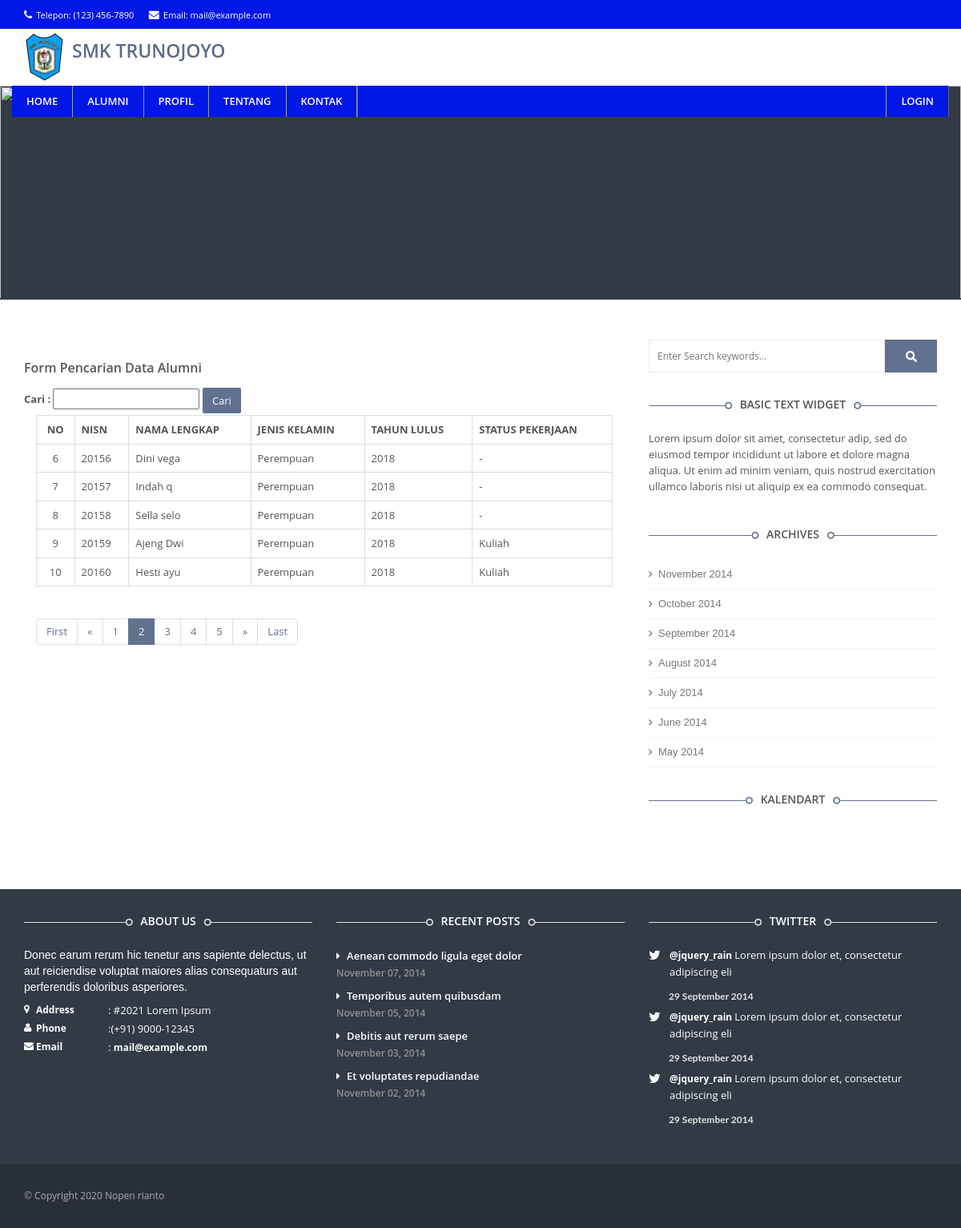
/alumni.php?page=2, run on the app's committed database.
### tables this page shows
CREATE TABLE `profil` (
  `ID_USER` int(11) NOT NULL,
  `NISN` int(11) NOT NULL,
  `id_status` int(11) NOT NULL,
  `NM_LENGKAP` varchar(100) DEFAULT NULL,
  `JENKEL` varchar(25) DEFAULT NULL,
  `TEMPAT_LAHIR` varchar(75) DEFAULT NULL,
  `TGL_LAHIR` date DEFAULT NULL,
  `ALAMAT` varchar(100) DEFAULT NULL,
  `NO_TELP` varchar(15) DEFAULT NULL,
  `NM_AYAH` varchar(100) DEFAULT NULL,
  `PEKERJAAN_AYAH` varchar(100) DEFAULT NULL,
  `NM_IBU` varchar(100) DEFAULT NULL,
  `PEKERJAAN_IBU` varchar(100) DEFAULT NULL,
  `THN_MASUK` varchar(15) DEFAULT NULL,
  `THN_LULUS` varchar(15) DEFAULT NULL,
  `NO_IJAZAH` varchar(25) DEFAULT NULL,
  `NO_SKHUN` varchar(25) DEFAULT NULL
);

CREATE TABLE `status_alumni` (
  `id_status` int(11) NOT NULL,
  `nama_status` varchar(100) NOT NULL
);

### alumni.php (the view, shortened to what this page needs)
<!DOCTYPE html>
<?php include "config/koneksi.php"; ?>
<html class="no-js" lang="en">
<head>
    <link rel="stylesheet" href="assets/css/bootstrap.min.css"/>
    <link rel="stylesheet" href="assets/css/style-guest.css">
    <link rel="stylesheet" href="assets/css/fractionslider.css"/>
    <link rel="stylesheet" href="assets/css/style-fraction.css"/>
     <link rel="stylesheet" href="assets/css/font-awesome.css">
</head>
<body>
<header id="header">
    <div id="top-bar">
        <div class="container">
            <div class="row">
                <div class="col-sm-7 top-info">
                    <span><i class="fa fa-phone"></i>Telepon: (123) 456-7890</span>
                    <span><i class="fa fa-envelope"></i>Email: mail@example.com</span>
                </div>
            </div>
        </div>
    </div>
    <div id="logo-bar">
        <div class="container">
            <div class="row">
                <div class="col-md-12">
                    <div id="logo">
                        <img src="assets/../assets/images/LOGO_T.png">
                        <h1>SMK TRUNOJOYO</h1>
                    </div>
                </div>
            </div>
        </div>
    </div>
    <div class="navbar navbar-default navbar-static-top container" role="navigation">
        <div class="row">
           <div class="navbar-collapse collapse">
                    <ul class="nav navbar-nav">
                        <li><a href="index.php">Home</a></li>
                        <li><a href="alumni.php">Alumni</a></li>
                        <li><a href="#">Profil</a></li>
                        <li><a href="about.php">Tentang</a></li>
                        <li><a href="contact.php">Kontak</a></li>
                    </ul>
                    <ul class="nav navbar-nav navbar-right sm">
                         <li>
                            <a href="admin/index.php">Login</a>
                        </li>
                    </ul>
                </div>
        </div>
    </div>
</header>
<section class="wrapper">
    <div class="slider-wrapper">
        <div class="slider">
            <div class="slide">
                <img src="assets/images/fraction-slider/sekolah.jpg" width="1920" height="540" data-in="fade" data-out="fade" />
            </div>
        </div>
    </div>
    <section class="content blog">
            <div class="container">
                <div class="row">
                    <div class="col-xs-12 col-sm-8 col-md-8 col-lg-8">
                        <div class="blog_medium">
                        <h3>Form Pencarian Data Alumni</h3>
<form action="alumni.php" method="get">
	<label>Cari :</label>
	<input type="text" name="cari">
	<input type="submit" class="btn btn-default" value="Cari">
</form>
<?php
$page = (isset($_GET['page']))? $_GET['page'] : 1;
$limit = 5;
$limit_start = ($page - 1) * $limit;
    if(isset($_GET['cari'])){
		$cari = $_GET['cari'];
        $data ="SELECT profil.* , status_alumni.nama_status FROM profil
        INNER JOIN status_alumni ON profil.id_status=status_alumni.id_status
        WHERE NM_LENGKAP like '%".$cari."%' limit 10";
    }else{
        $data= "SELECT profil.* , status_alumni.nama_status, user.ID_USER FROM profil
        INNER JOIN status_alumni ON profil.id_status=status_alumni.id_status INNER JOIN user ON user.ID_USER=profil.ID_USER
        WHERE ID_GRUP=2 LIMIT ".$limit_start.",".$limit;
    }
?>
<div style="padding: 0 15px;">
			<div class="table-responsive">
				<table class="table table-bordered">
					<tr>
						<th class="text-center">NO</th>
						<th>NISN</th>
						<th>NAMA LENGKAP</th>
						<th>JENIS KELAMIN</th>
						<th>TAHUN LULUS</th>
						<th>STATUS PEKERJAAN</th>
					</tr>
					<?php
					$sql = mysqli_query($koneksi, $data);
					$no = $limit_start + 1;
					while($data = mysqli_fetch_array($sql)){
					?>
						<tr>
							<td class="align-middle text-center"><?php echo $no; ?></td>
							<td class="align-middle"><?php echo $data['NISN']; ?></td>
							<td class="align-middle"><?php echo $data['NM_LENGKAP']; ?></td>
							<td class="align-middle"><?php echo $data['JENKEL']; ?></td>
							<td class="align-middle"><?php echo $data['THN_LULUS']; ?></td>
							<td class="align-middle"><?php echo $data['nama_status']; ?></td>
						</tr>
					<?php
						$no++;
					}
					?>
				</table>
			</div>
			<ul class="pagination">
				<?php
				if($page == 1){
				?>
					<li class="disabled"><a href="#">First</a></li>
					<li class="disabled"><a href="#">&laquo;</a></li>
				<?php
				}else{
					$link_prev = ($page > 1)? $page - 1 : 1;
				?>
					<li><a href="alumni.php?page=1">First</a></li>
					<li><a href="alumni.php?page=<?php echo $link_prev; ?>">&laquo;</a></li>
				<?php
				}
				?>
				<?php
				$sql2 = mysqli_query($koneksi, "SELECT COUNT(*) AS jumlah FROM profil");
				$get_jumlah = mysqli_fetch_array($sql2);
				$jumlah_page = ceil($get_jumlah['jumlah'] / $limit);
				$jumlah_number = 3;
				$start_number = ($page > $jumlah_number)? $page - $jumlah_number : 1;
				$end_number = ($page < ($jumlah_page - $jumlah_number))? $page + $jumlah_number : $jumlah_page;
				for($i = $start_number; $i <= $end_number; $i++){
					$link_active = ($page == $i)? ' class="active"' : '';
				?>
					<li<?php echo $link_active; ?>><a href="alumni.php?page=<?php echo $i; ?>"><?php echo $i; ?></a></li>
				<?php
				}
				?>
				<?php
				if($page == $jumlah_page){
				?>
					<li class="disabled"><a href="#">&raquo;</a></li>
					<li class="disabled"><a href="#">Last</a></li>
				<?php
				}else{
					$link_next = ($page < $jumlah_page)? $page + 1 : $jumlah_page;
				?>
					<li><a href="alumni.php?page=<?php echo $link_next; ?>">&raquo;</a></li>
					<li><a href="alumni.php?page=<?php echo $jumlah_page; ?>">Last</a></li>
				<?php
				}
				?>
			</ul>
		</div>
                        </div>
                    </div>
                    <div class="col-xs-12 col-md-4 col-lg-4 col-sm-4">
                        <div class="sidebar">
                            <div class="widget widget_search">
                                <div class="site-search-area">
                                    <form method="get" id="site-searchform" action="#">
                                        <div>
                                            <input class="input-text" name="s" id="s" placeholder="Enter Search keywords..." type="text" />
                                            <input id="searchsubmit" value="Search" type="submit" />
                                        </div>
                                    </form>
                                </div>
                            </div>
                            <div class="widget widget_about">
                                <div class="widget_title">
                                    <h4><span>Basic Text Widget</span></h4>
                                    </div>
                                <p>Lorem ipsum dolor sit amet, consectetur adip, sed do eiusmod tempor incididunt ut labore et dolore magna aliqua. Ut enim ad minim veniam, quis nostrud exercitation ullamco laboris nisi ut aliquip ex ea commodo consequat.</p>
                            </div>
                            <div class="widget widget_archives">
                                <div class="widget_title">
                                    <h4><span>Archives</span></h4>
                                </div>
                                <ul class="archives_list list_style">
                                    <li><a href="#"> November 2014</a></li>
                                    <li><a href="#"> October 2014</a></li>
                                    <li><a href="#"> September 2014</a></li>
                                    <li><a href="#"> August 2014</a></li>
                                    <li><a href="#"> July 2014</a></li>
                                    <li><a href="#"> June 2014</a></li>
                                    <li><a href="#"> May 2014</a></li>
                                </ul>
                            </div>
                            <div class="widget widget_archives">
                                <div class="widget_title">
                                    <h4><span>Kalendart</span></h4>
                                </div>
                            </div>
                        </div>
                    </div>
                </div>
            </div>
        </section>
</section>
<footer class="footer">
    <div class="container">
        <div class="row">
            <div class="col-sm-6 col-md-4 col-lg-4">
                <div class="widget_title">
                    <h4><span>About Us</span></h4>
                </div>
                <div class="widget_content">
                    <p>Donec earum rerum hic tenetur ans sapiente delectus, ut aut reiciendise voluptat maiores alias consequaturs aut perferendis doloribus asperiores.</p>
                    <ul class="contact-details-alt">
                        <li><i class="fa fa-map-marker"></i> <p><strong>Address</strong>: #2021 Lorem Ipsum</p></li>
                        <li><i class="fa fa-user"></i> <p><strong>Phone</strong>:(+91) 9000-12345</p></li>
                        <li><i class="fa fa-envelope"></i> <p><strong>Email</strong>: <a href="#">mail@example.com</a></p></li>
                    </ul>
                </div>
            </div>
            <div class="col-sm-6 col-md-4 col-lg-4">
                <div class="widget_title">
                    <h4><span>Recent Posts</span></h4>
                </div>
                <div class="widget_content">
                    <ul class="links">
                        <li> <a href="#">Aenean commodo ligula eget dolor<span>November 07, 2014</span></a></li>
                        <li> <a href="#">Temporibus autem quibusdam <span>November 05, 2014</span></a></li>
                        <li> <a href="#">Debitis aut rerum saepe <span>November 03, 2014</span></a></li>
                        <li> <a href="#">Et voluptates repudiandae <span>November 02, 2014</span></a></li>
                    </ul>
                </div>
            </div>
            <div class="col-sm-6 col-md-4 col-lg-4">
                <div class="widget_title">
                    <h4><span>Twitter</span></h4>
                </div>
                <div class="widget_content">
                    <ul class="tweet_list">
                        <li class="tweet_content item">
                            <p class="tweet_link"><a href="#">@jquery_rain </a> Lorem ipsum dolor et, consectetur adipiscing eli</p>
                            <span class="time">29 September 2014</span>
                        </li>
                        <li class="tweet_content item">
                            <p class="tweet_link"><a href="#">@jquery_rain </a> Lorem ipsum dolor et, consectetur adipiscing eli</p>
                            <span class="time">29 September 2014</span>
                        </li>
                        <li class="tweet_content item">
                            <p class="tweet_link"><a href="#">@jquery_rain </a> Lorem ipsum dolor et, consectetur adipiscing eli</p>
                            <span class="time">29 September 2014</span>
                        </li>
                    </ul>
                </div>
            </div>
        </div>
    </div>
</footer>
<section class="footer_bottom">
    <div class="container">
        <div class="row">
            <div class="col-lg-6 ">
                <p class="copyright"> &copy; Copyright <?php echo date('Y');  ?> Nopen rianto</p>
            </div>
        </div>
    </div>
</section>
</body>
</html>

### assets/css/fractionslider.css (style rules this page uses)
.fraction-slider .slide { display:none; width:100%; height:100%; position:absolute; z-index:999; }
.fraction-slider .active-slide { z-index:99; }
.fraction-slider .fs_obj { display:block; display:none; position:absolute; top:0px; left:100%; z-index:7000; }

### assets/css/style-fraction.css (style rules this page uses)
.slider-wrapper { background: #323A45; background-size:100%; border-bottom: 2px solid #323A45; width:100%; max-height: 450px; position:relative; top: -39px; overflow:hidden; margin-bottom: -39px; clear:both; }
@media only screen and (min-width: 1024px) and (max-width: 1280px) { .slider-wrapper { max-height:267px; } }

### data on the page
profil: NISN "20156", NM_LENGKAP "Dini vega", JENKEL "Perempuan", THN_LULUS "2018", id_status.nama_status "-"
profil: NISN "20157", NM_LENGKAP "Indah q", JENKEL "Perempuan", THN_LULUS "2018", id_status.nama_status "-"
profil: NISN "20158", NM_LENGKAP "Sella selo", JENKEL "Perempuan", THN_LULUS "2018", id_status.nama_status "-"
profil: NISN "20159", NM_LENGKAP "Ajeng Dwi", JENKEL "Perempuan", THN_LULUS "2018", id_status.nama_status "Kuliah"
profil: NISN "20160", NM_LENGKAP "Hesti ayu", JENKEL "Perempuan", THN_LULUS "2018", id_status.nama_status "Kuliah"
